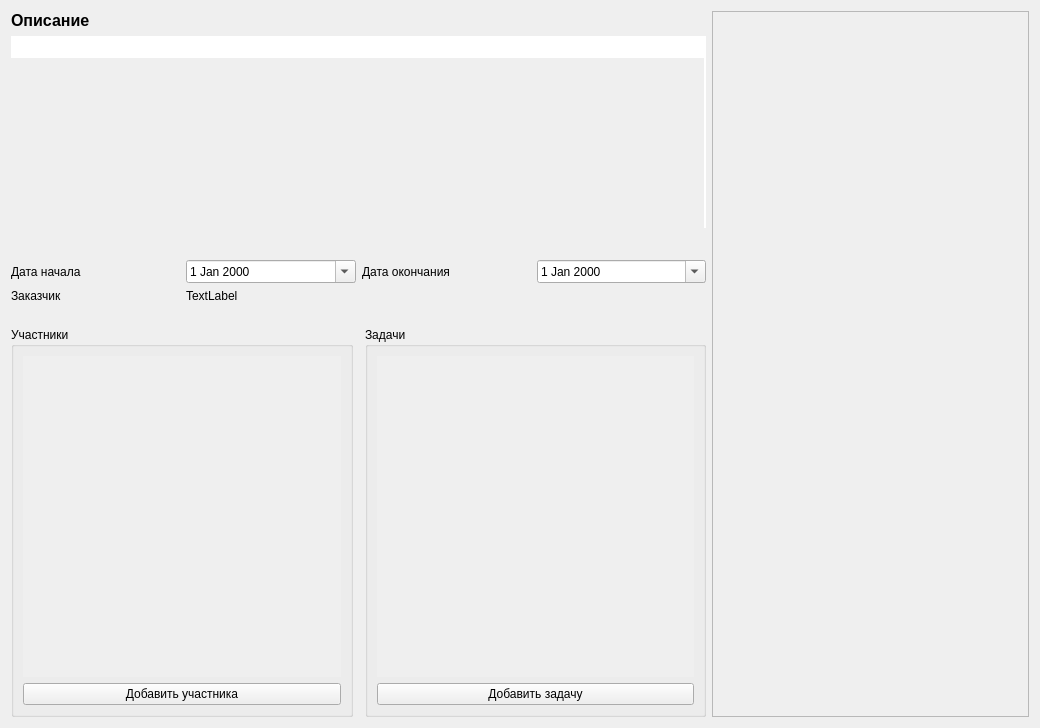
<?xml version="1.0" encoding="UTF-8"?>
<ui version="4.0">
 <class>SumProjectWidget</class>
 <widget class="QWidget" name="SumProjectWidget">
  <property name="geometry">
   <rect>
    <x>0</x>
    <y>0</y>
    <width>1040</width>
    <height>728</height>
   </rect>
  </property>
  <property name="windowTitle">
   <string>Form</string>
  </property>
  <layout class="QGridLayout" name="gridLayout">
   <item row="6" column="2">
    <widget class="QGroupBox" name="tasks_group">
     <property name="minimumSize">
      <size>
       <width>0</width>
       <height>250</height>
      </size>
     </property>
     <property name="title">
      <string>Задачи</string>
     </property>
     <property name="flat">
      <bool>false</bool>
     </property>
     <property name="checkable">
      <bool>false</bool>
     </property>
     <layout class="QVBoxLayout" name="verticalLayout_3">
      <item>
       <widget class="QScrollArea" name="tasks_scroll">
        <property name="frameShape">
         <enum>QFrame::NoFrame</enum>
        </property>
        <property name="widgetResizable">
         <bool>true</bool>
        </property>
        <widget class="QWidget" name="tasks_content">
         <property name="geometry">
          <rect>
           <x>0</x>
           <y>0</y>
           <width>323</width>
           <height>357</height>
          </rect>
         </property>
        </widget>
       </widget>
      </item>
      <item>
       <widget class="QPushButton" name="task_add">
        <property name="text">
         <string>Добавить задачу</string>
        </property>
       </widget>
      </item>
     </layout>
    </widget>
   </item>
   <item row="0" column="0" colspan="3">
    <layout class="QVBoxLayout" name="verticalLayout">
     <property name="sizeConstraint">
      <enum>QLayout::SetDefaultConstraint</enum>
     </property>
     <property name="bottomMargin">
      <number>20</number>
     </property>
     <item>
      <widget class="QLabel" name="label">
       <property name="font">
        <font>
         <pointsize>12</pointsize>
         <weight>75</weight>
         <bold>true</bold>
        </font>
       </property>
       <property name="text">
        <string>Описание</string>
       </property>
      </widget>
     </item>
     <item>
      <widget class="QPlainTextEdit" name="description_editor">
       <property name="enabled">
        <bool>true</bool>
       </property>
       <property name="sizePolicy">
        <sizepolicy hsizetype="Expanding" vsizetype="Minimum">
         <horstretch>0</horstretch>
         <verstretch>0</verstretch>
        </sizepolicy>
       </property>
       <property name="frameShape">
        <enum>QFrame::NoFrame</enum>
       </property>
       <property name="frameShadow">
        <enum>QFrame::Plain</enum>
       </property>
       <property name="readOnly">
        <bool>false</bool>
       </property>
       <property name="overwriteMode">
        <bool>false</bool>
       </property>
       <property name="backgroundVisible">
        <bool>true</bool>
       </property>
      </widget>
     </item>
    </layout>
   </item>
   <item row="0" column="3" rowspan="7">
    <widget class="QFrame" name="side_info">
     <property name="minimumSize">
      <size>
       <width>317</width>
       <height>0</height>
      </size>
     </property>
     <property name="maximumSize">
      <size>
       <width>317</width>
       <height>16777215</height>
      </size>
     </property>
     <property name="frameShape">
      <enum>QFrame::StyledPanel</enum>
     </property>
     <property name="frameShadow">
      <enum>QFrame::Raised</enum>
     </property>
    </widget>
   </item>
   <item row="6" column="0">
    <widget class="QGroupBox" name="members_group">
     <property name="minimumSize">
      <size>
       <width>0</width>
       <height>250</height>
      </size>
     </property>
     <property name="title">
      <string>Участники</string>
     </property>
     <layout class="QVBoxLayout" name="verticalLayout_2">
      <item>
       <widget class="QScrollArea" name="members_scroll">
        <property name="frameShape">
         <enum>QFrame::NoFrame</enum>
        </property>
        <property name="widgetResizable">
         <bool>true</bool>
        </property>
        <widget class="QWidget" name="members_content">
         <property name="geometry">
          <rect>
           <x>0</x>
           <y>0</y>
           <width>324</width>
           <height>357</height>
          </rect>
         </property>
        </widget>
       </widget>
      </item>
      <item>
       <widget class="QPushButton" name="member_add">
        <property name="text">
         <string>Добавить участника</string>
        </property>
       </widget>
      </item>
     </layout>
    </widget>
   </item>
   <item row="2" column="0" colspan="3">
    <layout class="QGridLayout" name="gridLayout_2">
     <item row="0" column="3">
      <widget class="QDateEdit" name="enddate">
       <property name="calendarPopup">
        <bool>true</bool>
       </property>
      </widget>
     </item>
     <item row="0" column="1">
      <widget class="QDateEdit" name="startdate">
       <property name="enabled">
        <bool>true</bool>
       </property>
       <property name="calendarPopup">
        <bool>true</bool>
       </property>
      </widget>
     </item>
     <item row="0" column="0">
      <widget class="QLabel" name="label_2">
       <property name="text">
        <string>Дата начала</string>
       </property>
      </widget>
     </item>
     <item row="0" column="2">
      <widget class="QLabel" name="label_3">
       <property name="text">
        <string>Дата окончания</string>
       </property>
      </widget>
     </item>
     <item row="1" column="0">
      <widget class="QLabel" name="label_4">
       <property name="text">
        <string>Заказчик</string>
       </property>
      </widget>
     </item>
     <item row="1" column="1" colspan="2">
      <widget class="QLabel" name="client">
       <property name="text">
        <string>TextLabel</string>
       </property>
      </widget>
     </item>
    </layout>
   </item>
  </layout>
 </widget>
 <resources/>
 <connections/>
</ui>
